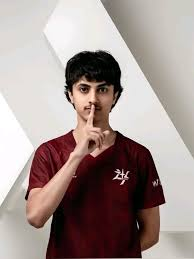
#> input picture DIP_Tasks/8.jfif, 194 x 259 px
$ jupyter execute Task_12_DIP.ipynb   (shell and % lines are left out)
#> lines starting #> are read from the running program, lines starting #| are printed output that depends on the picture; after the words box and inside, x2 and y2 are one past the last pixel; in counts of white or black regions, pixels touching at a corner belong together
## **Digital Image Processing Lab Task: 12**
## **2023-SE-21**

[cell 1]
import matplotlib.pyplot as plt
from skimage.io import imread
from skimage.color import rgb2gray
from skimage.filters import threshold_otsu
from skimage.transform import resize

# Load image (assuming 'image22.jpeg' is available or replace with a sample)
# If image is not found, you might need to upload it or use a sample image.
try:
    I_color = imread('8.jfif')
#> I_color is the input picture: shape (259, 194, 3); mean R, G, B 162.9, 147.8, 143.9
except FileNotFoundError:
    print("image Alpha.jpeg not found. Using a sample image instead.")
    # Create a dummy image for demonstration if file not found
    import numpy as np
    I_color = np.random.randint(0, 255, size=(100, 100, 3), dtype=np.uint8)

# Convert to grayscale
I = rgb2gray(I_color)
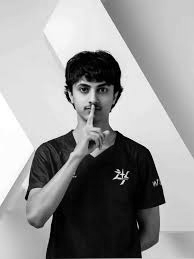
#> I: shape (259, 194) float64; min 0, max 1, mean 0.591

# Otsu's method for global thresholding
T = threshold_otsu(I)
#> T = 0.455
BW_global = I > T
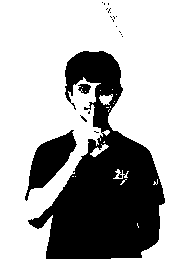
#> BW_global: shape (259, 194) bool; 69.2% white; 20 black regions (17 under 20 px), largest, box (x1, y1, x2, y2) and area: (28, 51, 165, 259) 13781, (25, 130, 77, 201) 1562, (78, 84, 91, 94) 89

plt.figure()
plt.imshow(BW_global, cmap='gray')
plt.title('Global Thresholding')
plt.show()

[cell 2]
from skimage.filters import threshold_local
import matplotlib.pyplot as plt

# 'NeighborhoodSize', [51 51] suggests a block size of 51 for local thresholding
block_size = 51

# The 0.4 in adaptthresh could be an offset for threshold_local
local_threshold = threshold_local(I, block_size, offset=0.4)
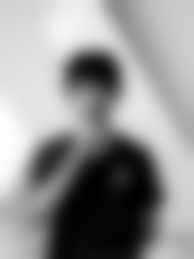
#> local_threshold: shape (259, 194) float64; min -0.363, max 0.593, mean 0.191; drawn with min black and max white

# Binarize the image using the calculated local threshold
BW_local = I > local_threshold
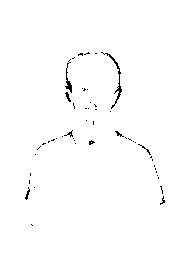
#> BW_local: shape (259, 194) bool; 99.1% white; black in thin lines or dots, all inside (x1, y1, x2, y2) = (25, 52, 165, 226)

plt.figure()
plt.imshow(BW_local, cmap='gray')
plt.title('Local Thresholding')
plt.show()

[cell 3]
from skimage.filters import threshold_local
import matplotlib.pyplot as plt

# For adaptive thresholding, we can use threshold_local with a block_size
# The exact parameters for 'adaptive' in imbinarize often refer to local adaptive methods
# Let's use a block size similar to what was used for local thresholding or experiment.
# A default offset of 0 is often used for simple adaptive thresholding.
block_size_adaptive = 51 # Using a similar block size as for local thresholding
adaptive_threshold = threshold_local(I, block_size_adaptive, offset=0)
BW_adaptive = I > adaptive_threshold
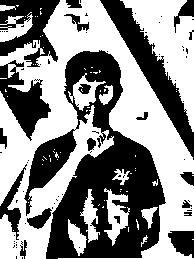
#> BW_adaptive: shape (259, 194) bool; 54.7% white; 77 black regions (57 under 20 px), largest, box (x1, y1, x2, y2) and area: (24, 50, 166, 259) 12986, (100, 0, 194, 160) 3238, (0, 0, 60, 67) 2137

plt.figure()
plt.imshow(BW_adaptive, cmap='gray')
plt.title('Adaptive Thresholding')
plt.show()

[cell 4]
from sklearn.cluster import KMeans
from skimage.util import img_as_float
import matplotlib.pyplot as plt
import numpy as np

img = img_as_float(I) # Convert image to float (equivalent to im2double)
pixel = img.flatten() # Flatten the image to a 1D array

k = 2 # Number of clusters
kmeans = KMeans(n_clusters=k, random_state=0, n_init=10) # n_init for modern sklearn
kmeans.fit(pixel.reshape(-1, 1)) # KMeans expects 2D array
idx = kmeans.labels_ # Get cluster labels

seg2 = idx.reshape(img.shape) # Reshape labels back to original image dimensions

plt.figure()
plt.imshow(seg2, cmap='viridis') # Use a colormap to visualize segments
plt.title('K-means Segmentation (k=2)')
plt.show()
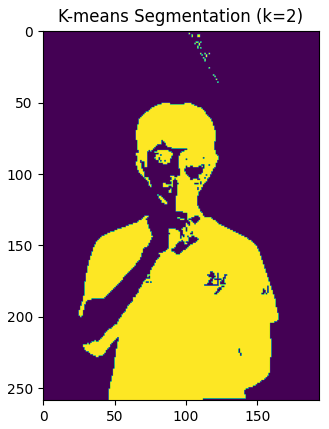
#> figure drawn by matplotlib, 1 panel

[cell 5]
from sklearn.cluster import KMeans
import numpy as np
import matplotlib.pyplot as plt

k = 3 # Number of clusters
kmeans_3 = KMeans(n_clusters=k, random_state=0, n_init=10) # Create a new KMeans instance for k=3
idx_3 = kmeans_3.fit_predict(pixel.reshape(-1, 1)) # Fit and predict labels

seg3 = idx_3.reshape(img.shape) # Reshape labels back to original image dimensions
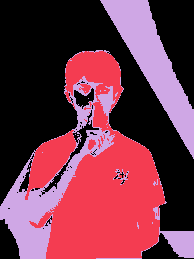
#> seg3: shape (259, 194) int32; 3 distinct labels, from 0 to 2; one colour per label, 0 black

plt.figure()
plt.imshow(seg3, cmap='viridis') # Use a colormap to visualize segments
plt.title('K-means Segmentation (k=3)')
plt.show()

[cell 6]
from sklearn.cluster import KMeans
import numpy as np
import matplotlib.pyplot as plt

k = 4 # Number of clusters
kmeans_4 = KMeans(n_clusters=k, random_state=0, n_init=10) # Create a new KMeans instance for k=4
idx_4 = kmeans_4.fit_predict(pixel.reshape(-1, 1)) # Fit and predict labels

seg4 = idx_4.reshape(img.shape) # Reshape labels back to original image dimensions
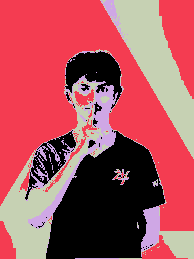
#> seg4: shape (259, 194) int32; 4 distinct labels, from 0 to 3; one colour per label, 0 black

plt.figure()
plt.imshow(seg4, cmap='viridis') # Use a colormap to visualize segments
plt.title('K-means Segmentation (k=4)')
plt.show()

[cell 7]
from sklearn.cluster import MeanShift, estimate_bandwidth
from skimage.io import imread
import numpy as np
import matplotlib.pyplot as plt

# Load image (using the color image as Mean Shift often benefits from it)
# If 'image22.jpeg' is not found, a dummy image will be used.
try:
    img_color = imread('image22.jpeg')
except FileNotFoundError:
    print("image22.jpeg not found. Using a sample image instead.")
    img_color = np.random.randint(0, 255, size=(100, 100, 3), dtype=np.uint8)
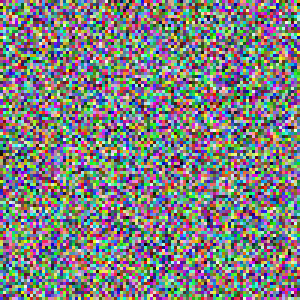
#> img_color: shape (100, 100, 3) (shown 3 times larger); mean R, G, B 126.6, 127, 126.5

# Reshape the image to be a list of pixels (each pixel is a color vector)
# Normalize pixel values to a range (e.g., 0 to 1) for MeanShift
data = img_color.reshape((-1, 3)) / 255.0

# Estimate bandwidth for Mean Shift
# This is a critical parameter; adjusting quantile or n_samples might be necessary
# for different images or desired segmentation granularity.
bandwidth = estimate_bandwidth(data, quantile=0.2, n_samples=500, random_state=0)
#> bandwidth = 0.453

# Perform Mean Shift clustering
ms = MeanShift(bandwidth=bandwidth, bin_seeding=True, n_jobs=-1)
ms.fit(data)
labels = ms.labels_
#> labels = 10000 values from 0 to 0
# cluster_centers = ms.cluster_centers_ # Can be used to reconstruct the segmented image with cluster colors

# Reshape the labels back to the original image shape (height, width)
seg_ms = labels.reshape(img_color.shape[:2])
#> seg_ms: shape (100, 100) int64; every value is 0

# Display the segmented image
plt.figure()
plt.imshow(seg_ms, cmap='viridis') # Use a colormap to visualize segments
plt.title('Mean Shift Segmentation')
plt.show()

$ run again, with DIP_Tasks/2.jfif copied over DIP_Tasks/8.jfif
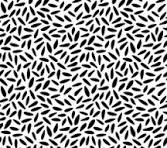
#> input picture DIP_Tasks/2.jfif, 167 x 148 px
#> I_color is the input picture: shape (148, 167, 3); min 0, max 255, mean 161.1
#> T = 0.521
#> `BW_global = I > T`:
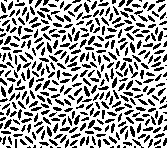
#> BW_global: shape (148, 167) bool; 64.6% white; black in thin lines or dots
#> BW_local: shape (148, 167) bool; 75.7% white; black in thin lines or dots
#> BW_adaptive: shape (148, 167) bool; 59.9% white; black in thin lines or dots
#> `seg4 = idx_4.reshape(img.shape)`:
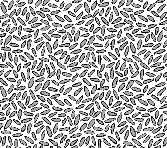
#> seg4: shape (148, 167) int32; min 0, max 3, mean 2.09; drawn with min black and max white
#> bandwidth = 0.453
#> labels = 10000 values from 0 to 0
#> seg_ms: shape (100, 100) int64; every value is 0
